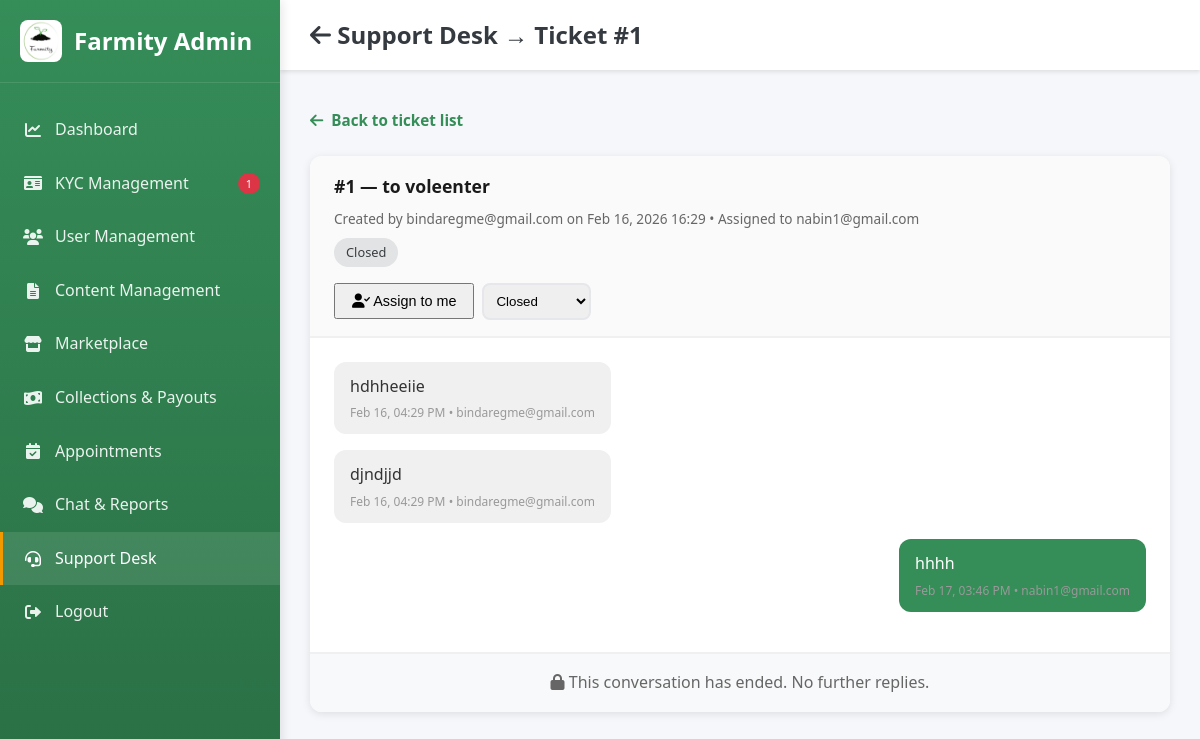
The page /support/ticket/1/ (signed in) on the database its author committed.
### accounts/models.py (models this page shows, shortened)
class SupportTicket(models.Model):
    STATUS_OPEN = 'open'
    STATUS_IN_PROGRESS = 'in_progress'
    STATUS_ANSWERED = 'answered'
    STATUS_CLOSED = 'closed'
    STATUS_CHOICES = (
        (STATUS_OPEN, 'Open'),
        (STATUS_IN_PROGRESS, 'In Progress'),
        (STATUS_ANSWERED, 'Answered'),
        (STATUS_CLOSED, 'Closed'),
    )
    user = models.ForeignKey(User, on_delete=models.CASCADE, related_name='support_tickets')
    subject = models.CharField(max_length=255)
    status = models.CharField(max_length=20, choices=STATUS_CHOICES, default=STATUS_OPEN)
    assigned_to = models.ForeignKey(
        User,
        on_delete=models.SET_NULL,
        null=True,
        blank=True,
        related_name='assigned_support_tickets',
    )
    created_at = models.DateTimeField(auto_now_add=True)
    updated_at = models.DateTimeField(auto_now=True)
    class Meta:
        ordering = ('-updated_at',)

class User(AbstractBaseUser, PermissionsMixin):
    ROLE_CHOICES = (
        ('admin', 'Admin'),
        ('buyer', 'Buyer'),
        ('farmer', 'Farmer'),
        ('agricultural_expert', 'Agricultural Expert'),
        ('vendor', 'Vendor'),
    )
    email = models.EmailField(unique=True)
    phone = models.CharField(max_length=10, unique=True, blank=True, null=True)
    role = models.CharField(max_length=20, choices=ROLE_CHOICES, default='buyer')
    is_active = models.BooleanField(default=True)
    email_verified = models.BooleanField(default=False)
    is_verified = models.BooleanField(default=False)
    is_staff = models.BooleanField(default=False)
    date_joined = models.DateTimeField(auto_now_add=True)
    objects = UserManager()
    USERNAME_FIELD = 'email'
    REQUIRED_FIELDS = []

class SupportMessage(models.Model):
    ticket = models.ForeignKey(SupportTicket, on_delete=models.CASCADE, related_name='messages')
    sender = models.ForeignKey(User, on_delete=models.CASCADE, related_name='support_messages')
    message = models.TextField()
    created_at = models.DateTimeField(auto_now_add=True)
    class Meta:
        ordering = ('created_at',)

### accounts/views.py (the view, shortened to what this page needs)
# urls.py: path('support/ticket/<int:ticket_id>/', support_ticket_detail, name='support_ticket'),
@login_required
def support_ticket_detail(request, ticket_id):
    try:
        ticket = SupportTicket.objects.select_related('user', 'assigned_to').get(id=ticket_id)
    except SupportTicket.DoesNotExist:
        messages.error(request, 'Support ticket not found.')
        return redirect('support_hub')
    is_staff = _is_support_staff(request.user)
    is_owner = ticket.user_id == request.user.id
    if not is_owner and not is_staff:
        messages.error(request, 'You do not have access to this ticket.')
        return redirect('support_hub')
    if is_owner and not is_staff and ticket.status in (SupportTicket.STATUS_ANSWERED, SupportTicket.STATUS_CLOSED):
        messages.info(request, 'This conversation has ended and can no longer be opened.')
        return redirect('support_hub')
    messages_list = SupportMessage.objects.filter(ticket=ticket).select_related('sender').order_by('created_at')
    context = {
        'ticket': ticket,
        'messages_list': messages_list,
        'is_support_staff': is_staff,
    }
    if is_staff:
        context['pending_kyc'] = KYCRequest.objects.filter(status=KYCRequest.STATUS_PENDING).count()
        context['open_support_count'] = SupportTicket.objects.filter(
            status__in=[SupportTicket.STATUS_OPEN, SupportTicket.STATUS_IN_PROGRESS]
        ).count()
        return render(request, 'admin_support_ticket_detail.html', context)
    return render(request, 'support_ticket_detail.html', context)

### accounts/views.py (called while the page is built)
def _is_support_staff(user):
    if user.role == 'admin':
        return True
    return SupportStaffProfile.objects.filter(user=user).exists()

### templates/admin_support_ticket_detail.html (shortened to what this page needs)
<!DOCTYPE html>
<html lang="en">
<head>
    <link rel="stylesheet" href="/static/css/style.css">
    <link href="https://cdnjs.cloudflare.com/ajax/libs/font-awesome/6.0.0/css/all.min.css" rel="stylesheet">
</head>
<body>
    <aside class="sidebar">
        <div class="sidebar-header">
            <img src="/static/images/Farmity%20logo.png" alt="Farmity" class="sidebar-logo-img" style="width:42px;height:42px;object-fit:contain;border-radius:8px;" onerror="this.style.display='none'; this.nextElementSibling.style.display='inline-block';">
            <h2>Farmity Admin</h2>
        </div>
        <nav class="sidebar-menu">
            <a href="{% url 'admin_dashboard' %}" class="menu-item">
                <i class="fas fa-chart-line"></i>
                <span>Dashboard</span>
            </a>
            <a href="{% url 'admin_kyc_management' %}" class="menu-item">
                <i class="fas fa-id-card"></i>
                <span>KYC Management</span>
                {% if pending_kyc > 0 %}
                <span style="margin-left: auto; background: var(--danger); color: white; padding: 2px 8px; border-radius: 12px; font-size: 11px;">{{ pending_kyc }}</span>
                {% endif %}
            </a>
            <a href="{% url 'admin_user_management' %}" class="menu-item">
                <i class="fas fa-users"></i>
                <span>User Management</span>
            </a>
            <a href="{% url 'admin_content_management' %}" class="menu-item">
                <i class="fas fa-file-alt"></i>
                <span>Content Management</span>
            </a>
            <a href="{% url 'admin_marketplace_oversight' %}" class="menu-item">
                <i class="fas fa-store"></i>
                <span>Marketplace</span>
            </a>
            <a href="{% url 'admin_collections_payouts' %}" class="menu-item">
                <i class="fas fa-money-bill-wave"></i>
                <span>Collections & Payouts</span>
            </a>
            <a href="{% url 'admin_appointment_management' %}" class="menu-item">
                <i class="fas fa-calendar-check"></i>
                <span>Appointments</span>
            </a>
            <a href="{% url 'admin_chat_reports' %}" class="menu-item">
                <i class="fas fa-comments"></i>
                <span>Chat & Reports</span>
            </a>
            <a href="{% url 'admin_support_desk' %}" class="menu-item active">
                <i class="fas fa-headset"></i>
                <span>Support Desk</span>
            </a>
            <a href="{% url 'logout' %}" class="menu-item">
                <i class="fas fa-sign-out-alt"></i>
                <span>Logout</span>
            </a>
        </nav>
    </aside>
    <div class="main-content">
        <header class="top-header">
            <h1 class="header-title"><a href="{% url 'admin_support_desk' %}"><i class="fas fa-arrow-left"></i> Support Desk</a> → Ticket #{{ ticket.id }}</h1>
        </header>
        <div class="dashboard-content">
            <a href="{% url 'admin_support_desk' %}" class="btn-back"><i class="fas fa-arrow-left"></i> Back to ticket list</a>
            <div class="support-card">
                <div class="ticket-header">
                    <h2>#{{ ticket.id }} — {{ ticket.subject }}</h2>
                    <div class="meta">
                        Created by {{ ticket.user.email }} on {{ ticket.created_at|date:"M d, Y H:i" }}
                        {% if ticket.assigned_to %} • Assigned to {{ ticket.assigned_to.email }}{% endif %}
                    </div>
                    <span class="ticket-status {{ ticket.status }}">{{ ticket.get_status_display }}</span>
                    <div class="staff-actions">
                        {% if not ticket.assigned_to or ticket.assigned_to_id == request.user.id %}
                        <form method="POST" action="{% url 'support_ticket' ticket.id %}" style="display: inline;">
                            <button type="submit" class="btn-secondary" style="padding: 0.5rem 1rem; font-size: 0.9rem;"><i class="fas fa-user-check"></i> Assign to me</button>
                        </form>
                        {% endif %}
                        <form method="POST" action="{% url 'support_ticket' ticket.id %}" style="display: inline;">
                            <select name="status" onchange="this.form.submit()" style="padding: 0.5rem; border-radius: 8px; border: 2px solid #e5e7eb;">
                                {% for value, label in ticket.STATUS_CHOICES %}
                                <option value="{{ value }}" {% if ticket.status == value %}selected{% endif %}>{{ label }}</option>
                                {% endfor %}
                            </select>
                        </form>
                    </div>
                </div>
                <div class="messages-box">
                    {% if messages_list %}
                        {% for msg in messages_list %}
                        <div class="msg {% if msg.sender_id == request.user.id %}sent{% else %}received{% endif %}">
                            <div class="msg-bubble">
                                {{ msg.message|linebreaksbr }}
                                <div class="msg-meta">{{ msg.created_at|date:"M d, h:i A" }} • {{ msg.sender.email }}</div>
                            </div>
                        </div>
                        {% endfor %}
                    {% else %}
                        <div class="empty-msg">No messages yet.</div>
                    {% endif %}
                </div>
                {% if ticket.status == 'answered' or ticket.status == 'closed' %}
                <div class="conversation-ended" style="padding: 1rem 1.5rem; border-top: 2px solid #f0f0f0; background: #f8f9fa; color: #666; text-align: center;">
                    <i class="fas fa-lock"></i> This conversation has ended. No further replies.
                </div>
                {% endif %}
            </div>
        </div>
    </div>
</body>
</html>

### static/css/style.css (style rules this page uses)
* { margin: 0; padding: 0; box-sizing: border-box; }
:root { --athens-gray: #E9EBF1; --sea-green: #358D58; --sushi: #A8AD3B; --paarl: #A04A24; --white: #ffffff; --text-dark: #333333; --text-gray: #666666; --border-gray: #dddddd; --light-gray: #f5f5f5; }
body { font-family: 'Segoe UI', Tahoma, Geneva, Verdana, sans-serif; line-height: 1.6; color: var(--text-dark); background: var(--white); }
html, body { height: 100%; margin: 0; padding: 0; }

### templates/admin_support_ticket_detail.html (style rules this page uses)
* { margin: 0; padding: 0; box-sizing: border-box; }
:root { --primary: #358D58; --primary-dark: #2a6f45; --secondary: #F29900; --danger: #dc3545; --sidebar-width: 280px; --header-height: 70px; --dark: #343a40; }
body { font-family: 'Segoe UI', Tahoma, Geneva, Verdana, sans-serif; background: #f5f7fa; color: #333; }
.sidebar { position: fixed; left: 0; top: 0; width: var(--sidebar-width); height: 100vh; background: linear-gradient(180deg, var(--primary) 0%, var(--primary-dark) 100%); color: white; z-index: 1000; overflow-y: auto; box-shadow: 2px 0 10px rgba(0,0,0,0.1); }
.sidebar-header { padding: 20px; border-bottom: 1px solid rgba(255,255,255,0.1); display: flex; align-items: center; gap: 12px; }
.sidebar-header h2 { font-size: 24px; font-weight: 600; }
.sidebar-menu { padding: 20px 0; }
.menu-item { display: flex; align-items: center; gap: 12px; padding: 14px 20px; color: rgba(255,255,255,0.9); text-decoration: none; transition: all 0.3s ease; border-left: 3px solid transparent; }
.menu-item:hover, .menu-item.active { background: rgba(255,255,255,0.1); border-left-color: var(--secondary); color: white; }
.menu-item i { width: 20px; text-align: center; }
.main-content { margin-left: var(--sidebar-width); min-height: 100vh; }
.top-header { background: white; height: var(--header-height); display: flex; align-items: center; justify-content: space-between; padding: 0 30px; box-shadow: 0 2px 4px rgba(0,0,0,0.1); position: sticky; top: 0; z-index: 100; }
.header-title { font-size: 24px; font-weight: 600; color: var(--dark); }
.header-title a { color: inherit; text-decoration: none; }
.dashboard-content { padding: 30px; }
.support-card { background: white; border-radius: 12px; box-shadow: 0 2px 8px rgba(0,0,0,0.1); overflow: hidden; display: flex; flex-direction: column; }
.ticket-header { padding: 1rem 1.5rem; border-bottom: 2px solid #f0f0f0; background: #fafafa; }
.ticket-header h2 { margin: 0 0 0.5rem 0; font-size: 1.1rem; color: #1a1a1a; }
.ticket-header .meta { font-size: 0.85rem; color: #666; }
.ticket-status { display: inline-block; padding: 0.25rem 0.75rem; border-radius: 20px; font-size: 0.8rem; font-weight: 500; margin-top: 0.5rem; }
.ticket-status.closed { background: #e2e3e5; color: #383d41; }
.staff-actions { margin-top: 1rem; display: flex; flex-wrap: wrap; gap: 0.5rem; align-items: center; }
.staff-actions form { display: inline; }
.messages-box { flex: 1; overflow-y: auto; padding: 1.5rem; max-height: 420px; }
.msg { margin-bottom: 1rem; display: flex; }
.msg.sent { flex-direction: row-reverse; }
.msg.received { flex-direction: row; }
.msg-bubble { max-width: 75%; padding: 0.75rem 1rem; border-radius: 12px; }
.msg.sent .msg-bubble { background: var(--primary); color: white; margin-left: auto; }
.msg.received .msg-bubble { background: #f0f0f0; color: #333; }
.msg-meta { font-size: 0.75rem; color: #999; margin-top: 0.25rem; }
.msg.sent .msg-meta { text-align: right; }
.btn-back { display: inline-flex; align-items: center; gap: 0.5rem; padding: 0.5rem 0; margin-bottom: 1rem; color: var(--primary); text-decoration: none; font-weight: 600; font-size: 0.95rem; }

### rows shown on the page
SupportTicket: id "1", subject "to voleenter", user.email "bindaregme@gmail.com", created_at "Feb 16, 2026 16:29", assigned_to.email "nabin1@gmail.com", status "Closed"
SupportMessage: message "hdhheeiie", created_at "Feb 16, 04:29 PM", sender.email "bindaregme@gmail.com"
SupportMessage: message "djndjjd", created_at "Feb 16, 04:29 PM", sender.email "bindaregme@gmail.com"
SupportMessage: message "hhhh", created_at "Feb 17, 03:46 PM", sender.email "nabin1@gmail.com"

### other values the page prints
{{ pending_kyc }} "1"
